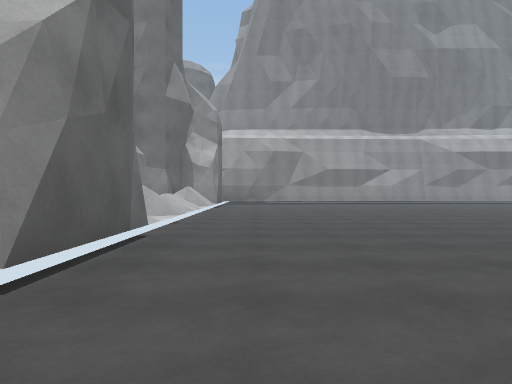
[1] (above)

24 first-person views from a walk through a 3-D level made in the Unity game engine. The camera is 1.2 m above the floor, looks level and sees 70° across. Doors are open. The floor is counted in squares, 2 m on a side. Each view is taken from the middle of a square. On the plan, view 1 faces up. The plan holds only what a view shows up to about 10 squares ahead; the rest is blank. The place goes on beyond the plan. The player is left out. Surface patterns are stand-ins for the level's own textures.

[2]
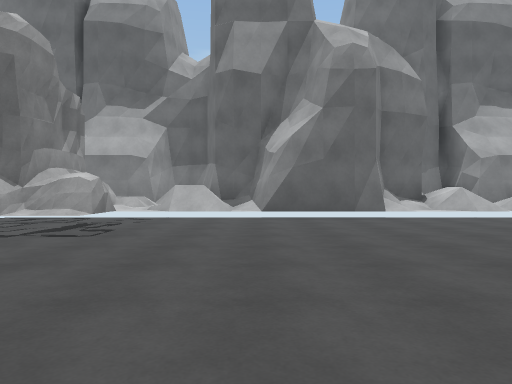

[3]
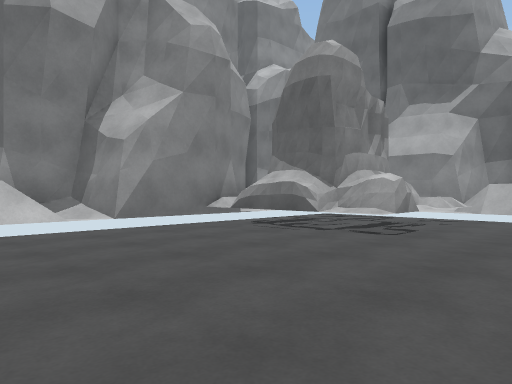

[4]
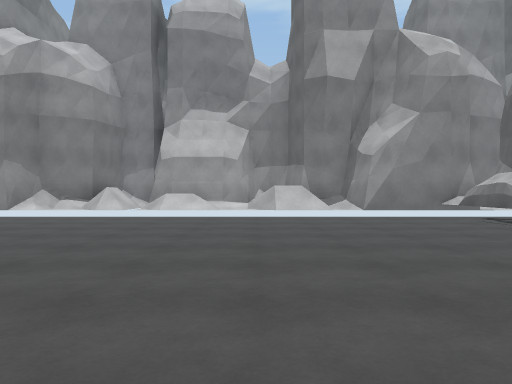

[5]
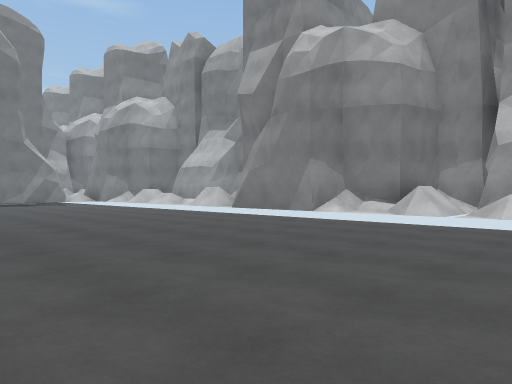

[6]
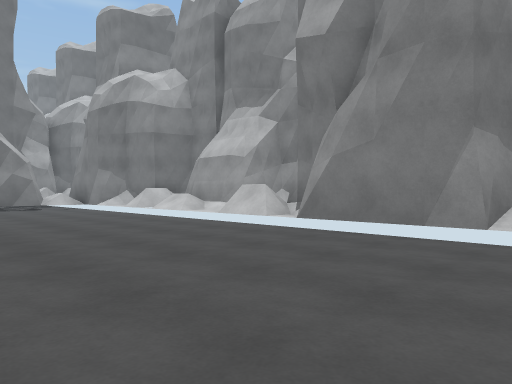

[7]
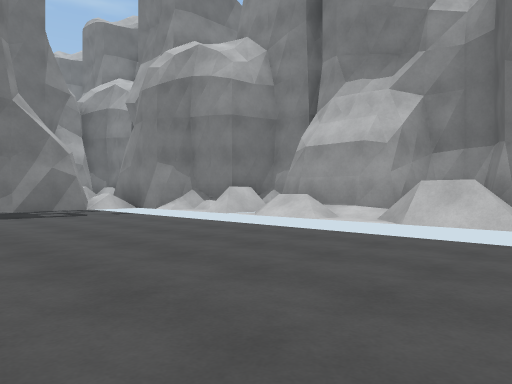

[8]
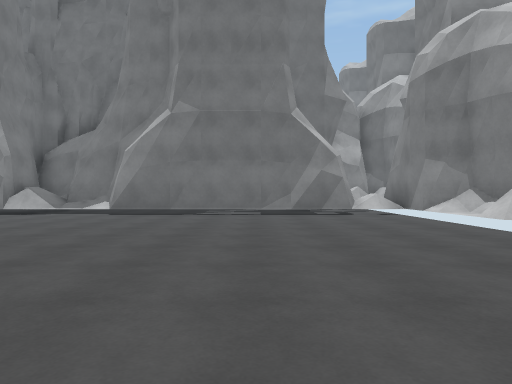

[9]
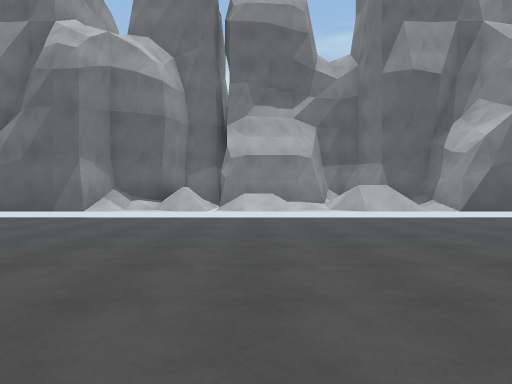

[10]
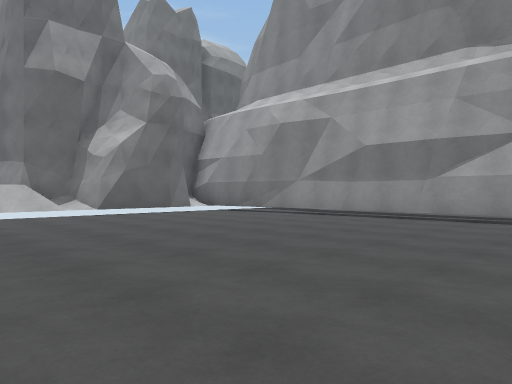

[11]
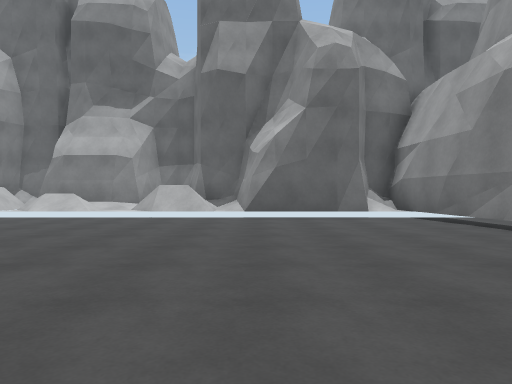

[12]
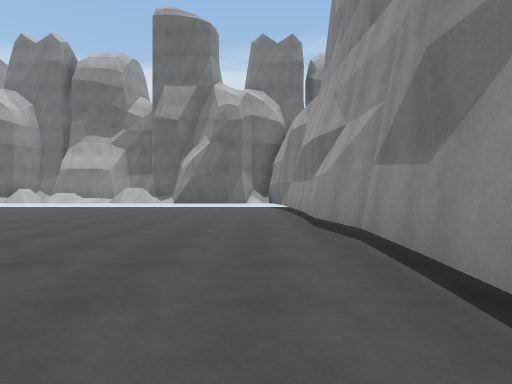

[13]
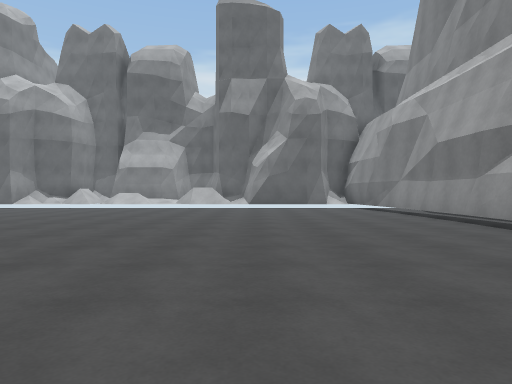

[14]
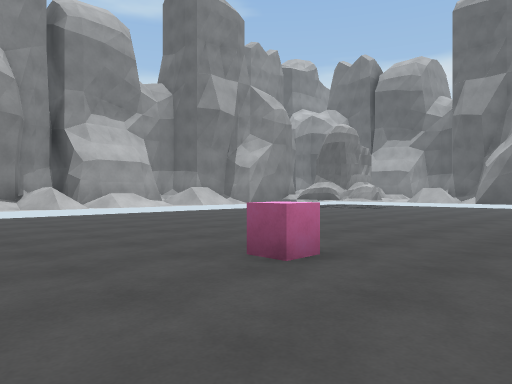

[15]
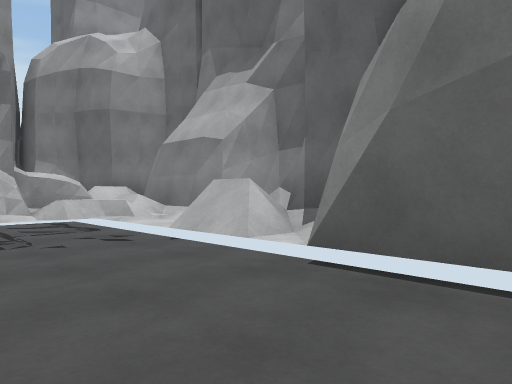

[16]
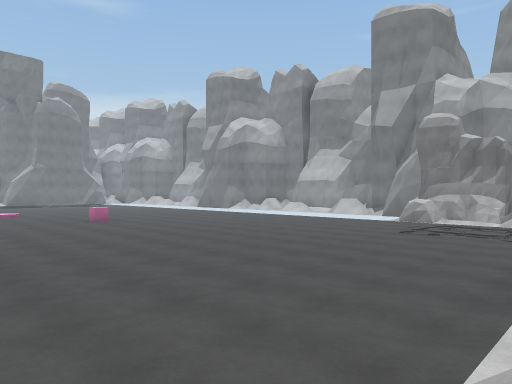

[17]
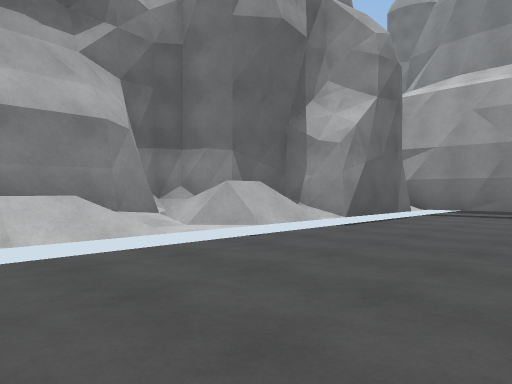

[18]
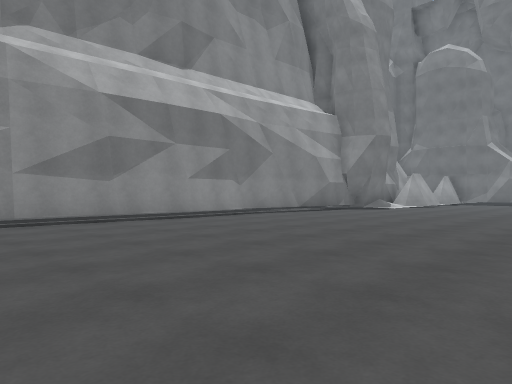

[19]
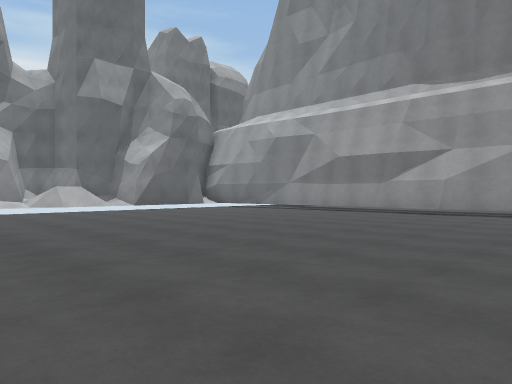

[20]
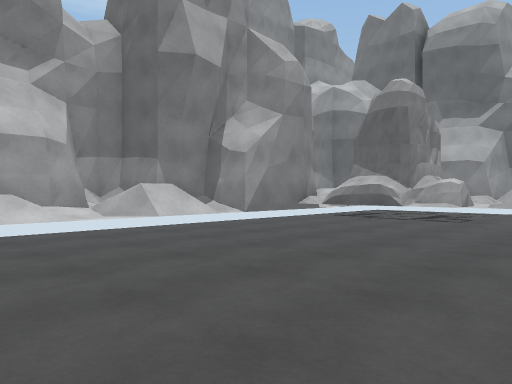

[21]
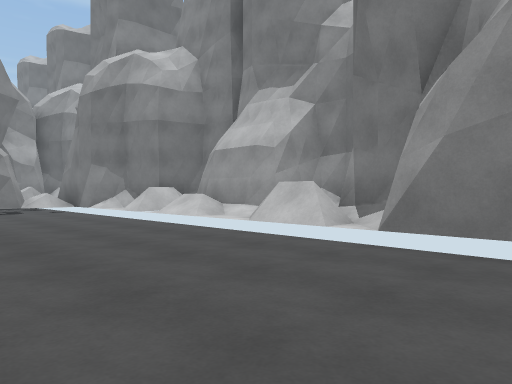

[22]
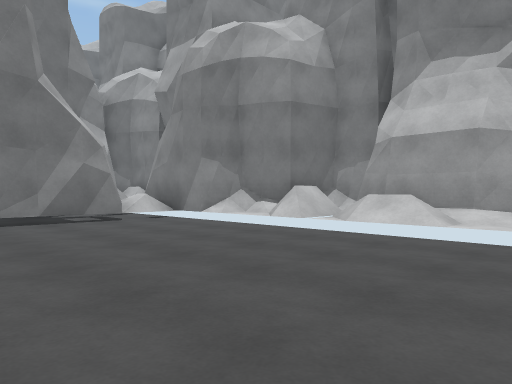

[23]
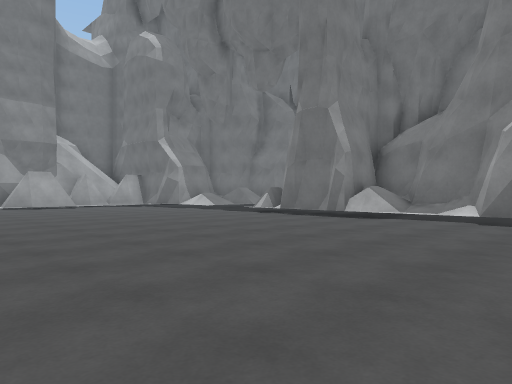

[24]
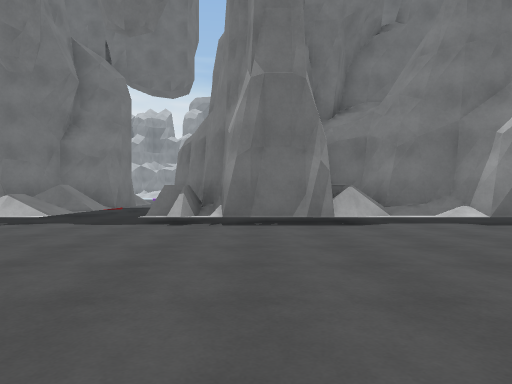

### Floor plan
Key: @ floor where view 1 was taken; # wall or solid block; . main floor; : floor 0.25 m higher than the main floor; + floor 1 m higher than the main floor; / step, stairs or slope; D open door; = window, fence, low wall or low ledge; ^ raised ledge; C pink cube.
Columns run from 4 left of view 1 to 29 right of it. Each row starts with its distance up from view 1.
 19            ########
 18  ###########.......
 17  #/.................
 16  ##..................
 15   #...................         ##
 14  ##....................        #/^
 13 ##/.......................    ///#
 12 #//.................    ... ..///#
 11 #/#............         .........D
 10 ##/............        .......///D
  9  #/............        .......####
  8  # ............        .......##
  7  #+...........         .......##
  6  #:........... ....    .......=#
  5  ##................   ......../#
  4   #............C...   ........##
  3   #................   ........#
  2   #.................. ........#
  1   #...........................#
  0   #.@.........................#
 -1   #=###.......................#
 -2   #^^ #.......................#
 -3   #   #.......................//#
 -4   #   ###::#:::#:####:#::::#:####
 -5   ###   ##########  ##########

Where each view was taken, in squares from view 1:
view 1: 0 up, 0 right, facing up
view 2: 2 up, 7 right, facing left
view 3: 2 up, 7 right, facing down-left
view 4: 5 up, 7 right, facing down
view 5: 3 up, 8 right, facing down-right
view 6: 1 up, 12 right, facing down-right
view 7: 1 up, 16 right, facing down-right
view 8: 0 up, 16 right, facing right
view 9: 9 up, 7 right, facing left
view 10: 10 up, 8 right, facing up-left
view 11: 14 up, 7 right, facing left
view 12: 17 up, 13 right, facing left
view 13: 14 up, 12 right, facing left
view 14: 6 up, 14 right, facing down-left
view 15: 4 up, 1 right, facing down-left
view 16: 9 up, 2 left, facing down-right
view 17: 8 up, 2 right, facing up-left
view 18: 11 up, 7 right, facing up-right
view 19: 8 up, 10 right, facing up-left
view 20: 2 up, 10 right, facing down-left
view 21: 0 up, 14 right, facing down-right
view 22: 1 up, 18 right, facing down-right
view 23: 2 up, 18 right, facing up-right
view 24: 8 up, 19 right, facing right
